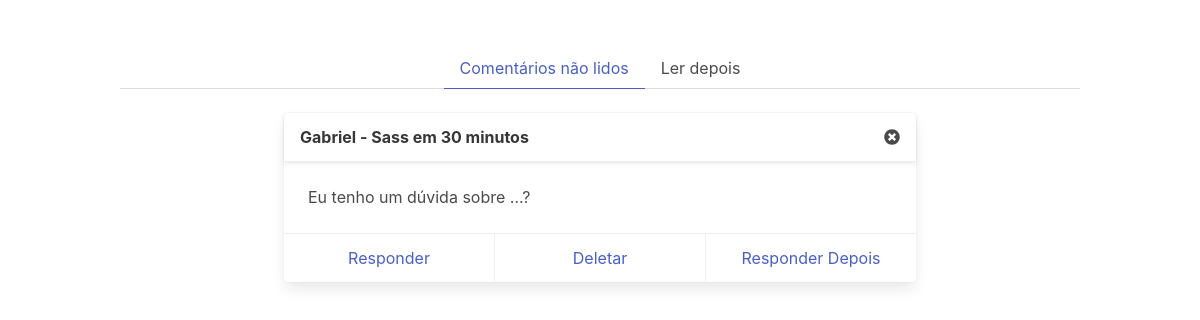
The app's page /manager/comments/, older data.
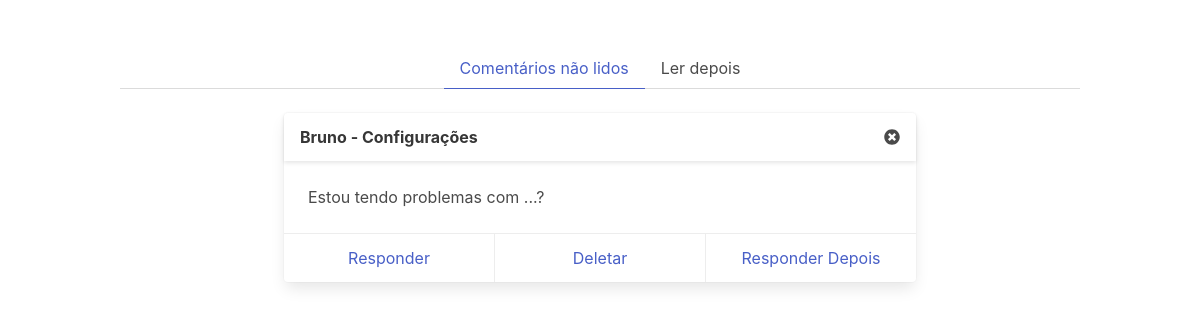
The same page, newer data.
### user/models.py (models this page shows, shortened)
class Comment(models.Model):
    article = models.ForeignKey(Article, on_delete=models.CASCADE,
                                related_name="article")
    user = models.ForeignKey(User, on_delete=models.CASCADE,
                             related_name="user_id")
    comment = models.TextField()
    published = models.DateField(default=timezone.now, blank=True)
    was_read_by_manager = models.BooleanField(default=False)
    is_on_the_waiting_list = models.BooleanField(default=False)

class User(models.Model):
    name = models.CharField(max_length=70)
    email = models.EmailField()
    image = models.ImageField()

class Article(models.Model):
    deleted = models.BooleanField(default=False)
    title = models.CharField(max_length=100, unique=True)
    published = models.DateTimeField(default=timezone.now, blank=True)
    num_comments = models.IntegerField(default=0)
    views = models.IntegerField(default=0)
    text = models.TextField()
    image = models.ImageField()
    tags = models.ManyToManyField(Tag, blank=True,
                                  related_name="tags")
    category = models.ForeignKey(Category, blank=True, null=True,
                                 related_name="category",
                                 on_delete=models.SET_NULL)

### manager/views.py (the view)
# urls.py: path('comments/', views.showComments, name='showComments'),
def showComments(request):
    was_read_by_manager = Q(was_read_by_manager=False)
    is_on_the_waiting_list = Q(is_on_the_waiting_list=False)
    new_comments = models.Comment.objects.filter(was_read_by_manager
                                                 & is_on_the_waiting_list)
    was_read_by_manager = Q(was_read_by_manager=False)
    is_on_the_waiting_list = Q(is_on_the_waiting_list=True)
    waiting_comments = models.Comment.objects\
                             .filter(was_read_by_manager
                                     & is_on_the_waiting_list)
    context = {
        'new_comments': new_comments,
        'waiting_comments': waiting_comments,
    }
    return render(request, 'manager/comments.html', context)

### manager/templates/manager/comments.html (shortened to what this page needs)
{% load static %}
<!DOCTYPE html>
<html>
<head>
    <link rel="stylesheet" href="https://cdnjs.cloudflare.com/ajax/libs/bulma/0.7.4/css/bulma.min.css">
</head>
<body>
    <section class="section">
        <article class="container">
            <div class="tabs is-centered" id="menu-comentaries">
                <ul>
                    <li class="is-active" id="new" data-id="new-comments"><a>Comentários não lidos</a></li>
                    <li id="waiting" data-id="waiting-comments"><a>Ler depois</a></li>
                </ul>
            </div>
            <div id="new-comments">
                {% for comment in new_comments %}
                <div class="columns is-centered" id="card-{{comment.id}}">
                    <div class="column is-8">
                        <div class="card">
                            <header class="card-header">
                                <h1 class="card-header-title">{{comment.user.name}} - {{comment.article.title}}</h1>
                                <span class="card-header-icon" onclick="read({{comment.id}});"><i class="fas fa-times-circle" title='marcar como lido'></i></span>
                            </header>
                            <div class="card-content">
                                <div class="content">
                                    <p>{{comment.comment}}</p>
                                </div>
                            </div>
                            <footer class="card-footer">
                                <span class="card-footer-item"><a onclick="replyComment({{comment.id}});">Responder</a></span>
                                <span class="card-footer-item"><a onclick="deleteComment({{comment.id}});">Deletar</a></span>
                                <span class="card-footer-item"><a onclick="addWaitListComment({{comment.id}});">Responder Depois</a></span>
                            </footer>
                        </div>
                    </div>
                </div>
                {% empty %}
                <h1 class="title has-text-centered">Não há novos comentários.</h1>
                {% endfor %}
            </div>
        </article>
    </section>
</body>
</html>

Row changes from the older to the newer data that the page shows:
removed Comment: user.name "Gabriel", article "Sass em 30 minutos", comment "Eu tenho um dúvida sobre ...?"
now on this page (row edited): Comment: user.name "Bruno", article "Configurações", comment "Estou tendo problemas com ...?"
